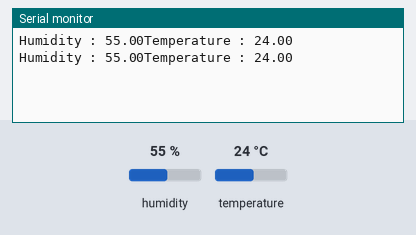
Bench run of a sketch on a simulated Arduino Uno, built with avr-gcc and run on an emulated ATmega328P. On the bench: the last lines printed to the serial monitor. The inputs (shaded band) are chosen by the test bench; at power-on: humidity 55 %, temperature 24 °C.

Above: at 4.8 s.
4.9 s: humidity set to 22 %
At 7.2 s:
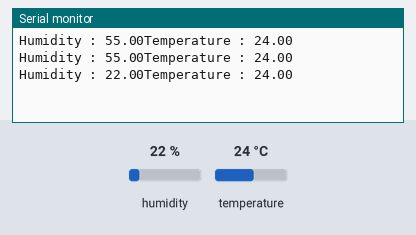
7.9 s: temperature set to 12 °C
At 8.9 s:
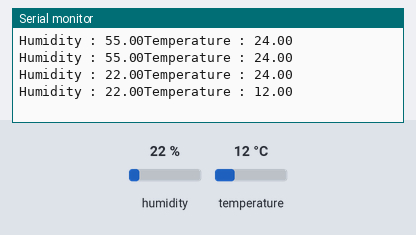
10.9 s: humidity set to 40 %
At 12.5 s:
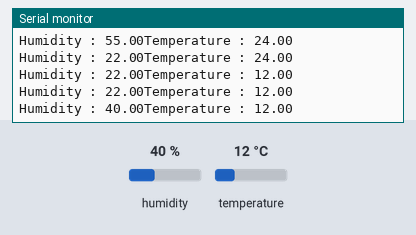
Timing chart, 0 to 14.0 s (numbered marks = the images above; inputs shaded):
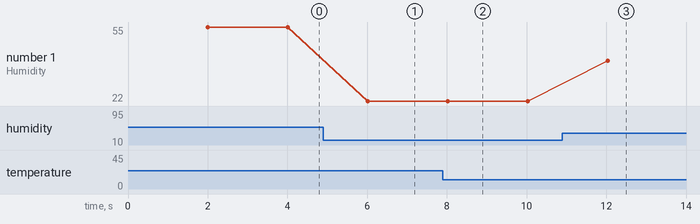

The sketch:

FYP-Milestone-1-DHTTest.ino
```cpp
#include "DHT.h"
#define DHTPIN 4
#define DHTTYPE DHT22

DHT dht(DHTPIN, DHTTYPE);
void setup() {
  Serial.begin(9600);
  dht.begin();

}

void loop() {
  delay(2000);
    float h, t;
  h = dht.readHumidity();
  t = dht.readTemperature();

  Serial.print("Humidity : ");
  Serial.print(h);

  Serial.print("Temperature : ");
  Serial.println(t);
}
```

Measured:
- after the input at 4.9 s, the serial monitor: prints a new line after 1.1 s (image 1)
- after the input at 7.9 s, the serial monitor: prints a new line after 0.12 s (image 2)
- after the input at 10.9 s, the serial monitor: prints a new line after 1.1 s (image 3)
- plotted number 1: 55 → 22 after the input at 4.9 s, 22 → 40 after the input at 10.9 s
